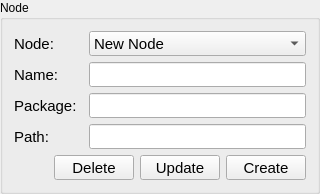
                   <widget class="QGroupBox" name="gbxConfigNode">
                    <property name="title">
                     <string>Node</string>
                    </property>
                    <layout class="QGridLayout" name="gridLayout">
                     <item row="0" column="0">
                      <widget class="QLabel" name="lblConfigNodeNode">
                       <property name="minimumSize">
                        <size>
                         <width>0</width>
                         <height>0</height>
                        </size>
                       </property>
                       <property name="font">
                        <font>
                         <pointsize>11</pointsize>
                        </font>
                       </property>
                       <property name="text">
                        <string>Node:</string>
                       </property>
                      </widget>
                     </item>
                     <item row="1" column="0">
                      <widget class="QLabel" name="lblConfigNodeName">
                       <property name="minimumSize">
                        <size>
                         <width>0</width>
                         <height>0</height>
                        </size>
                       </property>
                       <property name="font">
                        <font>
                         <pointsize>11</pointsize>
                        </font>
                       </property>
                       <property name="text">
                        <string>Name:</string>
                       </property>
                      </widget>
                     </item>
                     <item row="0" column="2">
                      <widget class="QComboBox" name="cbxConfigNode">
                       <property name="minimumSize">
                        <size>
                         <width>0</width>
                         <height>25</height>
                        </size>
                       </property>
                       <property name="maximumSize">
                        <size>
                         <width>16777215</width>
                         <height>25</height>
                        </size>
                       </property>
                       <property name="font">
                        <font>
                         <pointsize>11</pointsize>
                        </font>
                       </property>
                       <property name="styleSheet">
                        <string notr="true">color:black</string>
                       </property>
                       <item>
                        <property name="text">
                         <string>New Node</string>
                        </property>
                       </item>
                      </widget>
                     </item>
                     <item row="2" column="0">
                      <widget class="QLabel" name="lblConfigNodePackage">
                       <property name="minimumSize">
                        <size>
                         <width>0</width>
                         <height>0</height>
                        </size>
                       </property>
                       <property name="font">
                        <font>
                         <pointsize>11</pointsize>
                        </font>
                       </property>
                       <property name="text">
                        <string>Package:</string>
                       </property>
                      </widget>
                     </item>
                     <item row="1" column="2">
                      <widget class="QLineEdit" name="txtConfigNodeName">
                       <property name="minimumSize">
                        <size>
                         <width>0</width>
                         <height>25</height>
                        </size>
                       </property>
                       <property name="maximumSize">
                        <size>
                         <width>16777215</width>
                         <height>25</height>
                        </size>
                       </property>
                       <property name="font">
                        <font>
                         <pointsize>11</pointsize>
                        </font>
                       </property>
                       <property name="text">
                        <string/>
                       </property>
                      </widget>
                     </item>
                     <item row="3" column="0">
                      <widget class="QLabel" name="lblConfigNodePath">
                       <property name="minimumSize">
                        <size>
                         <width>0</width>
                         <height>0</height>
                        </size>
                       </property>
                       <property name="font">
                        <font>
                         <pointsize>11</pointsize>
                        </font>
                       </property>
                       <property name="text">
                        <string>Path:</string>
                       </property>
                      </widget>
                     </item>
                     <item row="3" column="2">
                      <widget class="QLineEdit" name="txtConfigNodePath">
                       <property name="minimumSize">
                        <size>
                         <width>0</width>
                         <height>25</height>
                        </size>
                       </property>
                       <property name="maximumSize">
                        <size>
                         <width>16777215</width>
                         <height>25</height>
                        </size>
                       </property>
                       <property name="font">
                        <font>
                         <pointsize>11</pointsize>
                        </font>
                       </property>
                      </widget>
                     </item>
                     <item row="4" column="0" colspan="3">
                      <widget class="QFrame" name="fConfigNode">
                       <property name="frameShape">
                        <enum>QFrame::NoFrame</enum>
                       </property>
                       <property name="frameShadow">
                        <enum>QFrame::Raised</enum>
                       </property>
                       <layout class="QHBoxLayout" name="horizontalLayout_17">
                        <property name="leftMargin">
                         <number>0</number>
                        </property>
                        <property name="topMargin">
                         <number>0</number>
                        </property>
                        <property name="rightMargin">
                         <number>0</number>
                        </property>
                        <property name="bottomMargin">
                         <number>0</number>
                        </property>
                        <item>
                         <spacer name="horizontalSpacer_13">
                          <property name="orientation">
                           <enum>Qt::Horizontal</enum>
                          </property>
                          <property name="sizeHint" stdset="0">
                           <size>
                            <width>40</width>
                            <height>20</height>
                           </size>
                          </property>
                         </spacer>
                        </item>
                        <item>
                         <widget class="QPushButton" name="btnConfigNodeDelete">
                          <property name="minimumSize">
                           <size>
                            <width>0</width>
                            <height>25</height>
                           </size>
                          </property>
                          <property name="maximumSize">
                           <size>
                            <width>16777215</width>
                            <height>25</height>
                           </size>
                          </property>
                          <property name="font">
                           <font>
                            <pointsize>11</pointsize>
                           </font>
                          </property>
                          <property name="text">
                           <string>Delete</string>
                          </property>
                         </widget>
                        </item>
                        <item>
                         <widget class="QPushButton" name="btnConfigNodeUpdate">
                          <property name="minimumSize">
                           <size>
                            <width>0</width>
                            <height>25</height>
                           </size>
                          </property>
                          <property name="maximumSize">
                           <size>
                            <width>16777215</width>
                            <height>25</height>
                           </size>
                          </property>
                          <property name="font">
                           <font>
                            <pointsize>11</pointsize>
                           </font>
                          </property>
                          <property name="text">
                           <string>Update</string>
                          </property>
                         </widget>
                        </item>
                        <item>
                         <widget class="QPushButton" name="btnConfigNodeCreate">
                          <property name="minimumSize">
                           <size>
                            <width>0</width>
                            <height>25</height>
                           </size>
                          </property>
                          <property name="maximumSize">
                           <size>
                            <width>16777215</width>
                            <height>25</height>
                           </size>
                          </property>
                          <property name="font">
                           <font>
                            <pointsize>11</pointsize>
                           </font>
                          </property>
                          <property name="text">
                           <string>Create</string>
                          </property>
                         </widget>
                        </item>
                       </layout>
                      </widget>
                     </item>
                     <item row="2" column="2">
                      <widget class="QLineEdit" name="txtConfigNodePackage">
                       <property name="minimumSize">
                        <size>
                         <width>0</width>
                         <height>25</height>
                        </size>
                       </property>
                       <property name="maximumSize">
                        <size>
                         <width>16777215</width>
                         <height>25</height>
                        </size>
                       </property>
                       <property name="font">
                        <font>
                         <pointsize>11</pointsize>
                        </font>
                       </property>
                      </widget>
                     </item>
                    </layout>
                   </widget>
